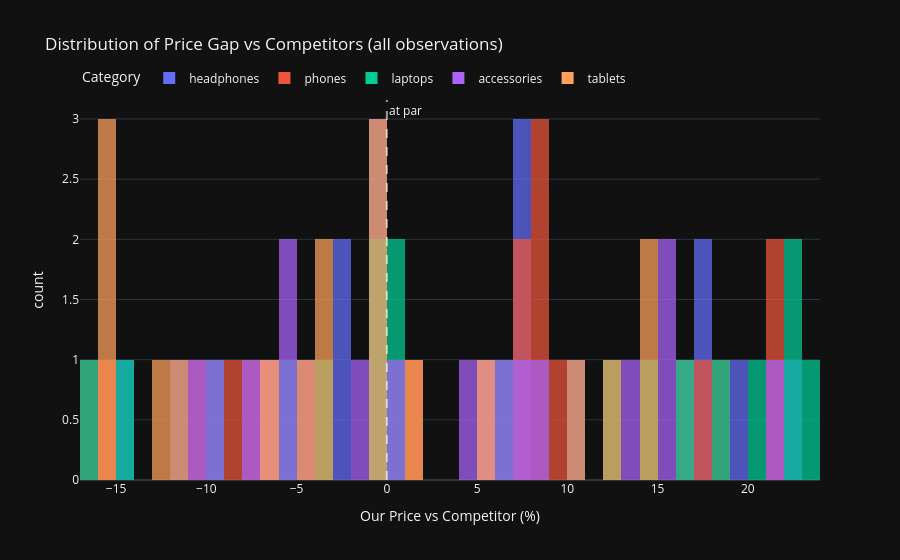
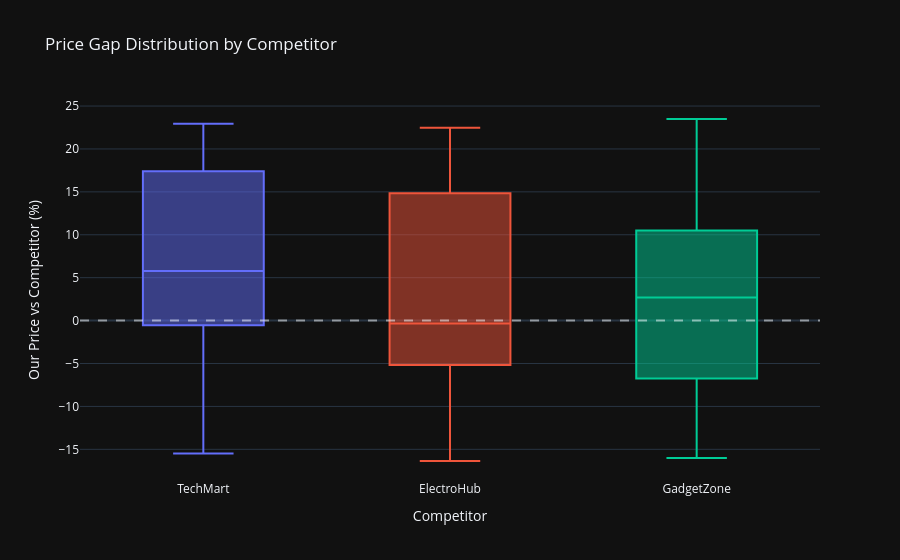

Source (notebook cell) for these figures, in order:
### Markdown cell above
## 3. Price Gap Distribution

Distribution of how far our prices sit from competitor prices, expressed as a percentage
`(our_price − competitor_price) / competitor_price × 100`.

- **Positive** → we are more expensive than that competitor
- **Negative** → we are cheaper than that competitor

### Code cell
price_gaps = qry('''
    SELECT
        p.product_name,
        p.category,
        cp.competitor_name,
        ROUND(
            (cp.our_price - cp.competitor_price)
            / NULLIF(cp.competitor_price, 0) * 100,
            2
        ) AS pct_above_competitor
    FROM ecommerce.competitor_prices cp
    JOIN ecommerce.products p ON cp.product_id = p.product_id
''')

fig = px.histogram(
    price_gaps,
    x='pct_above_competitor',
    color='category',
    nbins=40,
    barmode='overlay',
    opacity=0.72,
    title='Distribution of Price Gap vs Competitors (all observations)',
    labels={
        'pct_above_competitor': 'Our Price vs Competitor (%)',
        'category': 'Category',
    },
    template=DARK,
)
fig.add_vline(x=0, line_dash='dash', line_color='rgba(255,255,255,0.6)',
              annotation_text='at par', annotation_position='top right')
fig.update_layout(legend=dict(orientation='h', yanchor='bottom', y=1.02))
fig.show()

# Box plot per competitor
fig2 = px.box(
    price_gaps,
    x='competitor_name',
    y='pct_above_competitor',
    color='competitor_name',
    title='Price Gap Distribution by Competitor',
    labels={
        'competitor_name': 'Competitor',
        'pct_above_competitor': 'Our Price vs Competitor (%)',
    },
    template=DARK,
)
fig2.add_hline(y=0, line_dash='dash', line_color='rgba(255,255,255,0.5)')
fig2.update_layout(showlegend=False)
fig2.show()

print("Summary statistics (% above competitor):")
display(
    price_gaps.groupby('competitor_name')['pct_above_competitor']
    .describe().round(2)
)

### Figure 1 — Plotly figure (JSON) as saved in the notebook; plotly's stock layout.template omitted (floating-point values rounded to 4 significant figures)
{"data": [{"bingroup": "x", "hovertemplate": "Category=headphones<br>Our Price vs Competitor (%)=%{x}<br>count=%{y}<extra></extra>", "legendgroup": "headphones", "marker": {"color": "#636efa", "opacity": 0.72, "pattern": {"shape": ""}}, "name": "headphones", "nbinsx": 40, "orientation": "v", "showlegend": true, "type": "histogram", "x": [-0.54, -6.59, 5.56, 16.51, -0.23, 17.95, 7.32, -2.45, 19.02, 7.54, -11.87, -14.32, 7, -2.56, 10.6, 17.4, -0.5, 22.46], "xaxis": "x", "yaxis": "y"}, {"bingroup": "x", "hovertemplate": "Category=phones<br>Our Price vs Competitor (%)=%{x}<br>count=%{y}<extra></extra>", "legendgroup": "phones", "marker": {"color": "#EF553B", "opacity": 0.72, "pattern": {"shape": ""}}, "name": "phones", "nbinsx": 40, "orientation": "v", "showlegend": true, "type": "histogram", "x": [8.15, 7.68, 8.7, 7.63, 9.2, 21.62, 16.54, 21.54, 8.86, -7.78, 18.39, -16.36, 17.36, 1.07, -8.91, -15.76, -6.41, -10.62], "xaxis": "x", "yaxis": "y"}, {"bingroup": "x", "hovertemplate": "Category=laptops<br>Our Price vs Competitor (%)=%{x}<br>count=%{y}<extra></extra>", "legendgroup": "laptops", "marker": {"color": "#00cc96", "opacity": 0.72, "pattern": {"shape": ""}}, "name": "laptops", "nbinsx": 40, "orientation": "v", "showlegend": true, "type": "histogram", "x": [6.25, -14.54, 23.49, -3.92, -16.02, 16.96, 0.08, 18.89, 12.87, -0.1, 0.31, -0.18, 22.07, -5.16, -9.86, 22.95, 14.85, 20.36], "xaxis": "x", "yaxis": "y"}, {"bingroup": "x", "hovertemplate": "Category=accessories<br>Our Price vs Competitor (%)=%{x}<br>count=%{y}<extra></extra>", "legendgroup": "accessories", "marker": {"color": "#ab63fa", "opacity": 0.72, "pattern": {"shape": ""}}, "name": "accessories", "nbinsx": 40, "orientation": "v", "showlegend": true, "type": "histogram", "x": [-1.96, -5.86, -4.17, 7.3, 15.88, 0.33, 5.68, -9.67, -5.02, 4.52, -7.12, -6.74, 6.55, 13.36, 21.4, 15.85, -10.64, 8.33], "xaxis": "x", "yaxis": "y"}, {"bingroup": "x", "hovertemplate": "Category=tablets<br>Our Price vs Competitor (%)=%{x}<br>count=%{y}<extra></extra>", "legendgroup": "tablets", "marker": {"color": "#FFA15A", "opacity": 0.72, "pattern": {"shape": ""}}, "name": "tablets", "nbinsx": 40, "orientation": "v", "showlegend": true, "type": "histogram", "x": [-11.42, -15.12, -0.16, -0.47, -15.38, 14.65, 10.49, -3.68, 12.52, -0.91, 5.89, -4.26, -6.69, -12.74, -3.78, 14.55, 1.04, -15.5], "xaxis": "x", "yaxis": "y"}], "layout": {"annotations": [{"showarrow": false, "text": "at par", "x": 0, "xanchor": "left", "xref": "x", "y": 1, "yanchor": "top", "yref": "y domain"}], "barmode": "overlay", "legend": {"orientation": "h", "title": {"text": "Category"}, "tracegroupgap": 0, "y": 1.02, "yanchor": "bottom"}, "shapes": [{"line": {"color": "rgba(255,255,255,0.6)", "dash": "dash"}, "type": "line", "x0": 0, "x1": 0, "xref": "x", "y0": 0, "y1": 1, "yref": "y domain"}], "title": {"text": "Distribution of Price Gap vs Competitors (all observations)"}, "xaxis": {"anchor": "y", "domain": [0, 1], "title": {"text": "Our Price vs Competitor (%)"}}, "yaxis": {"anchor": "x", "domain": [0, 1], "title": {"text": "count"}}}}

### Figure 2 — Plotly figure (JSON) as saved in the notebook; plotly's stock layout.template omitted (floating-point values rounded to 4 significant figures)
{"data": [{"alignmentgroup": "True", "hovertemplate": "Competitor=%{x}<br>Our Price vs Competitor (%)=%{y}<extra></extra>", "legendgroup": "TechMart", "marker": {"color": "#636efa"}, "name": "TechMart", "notched": false, "offsetgroup": "TechMart", "orientation": "v", "showlegend": true, "type": "box", "x": ["TechMart", "TechMart", "TechMart", "TechMart", "TechMart", "TechMart", "TechMart", "TechMart", "TechMart", "TechMart", "TechMart", "TechMart", "TechMart", "TechMart", "TechMart", "TechMart", "TechMart", "TechMart", "TechMart", "TechMart", "TechMart", "TechMart", "TechMart", "TechMart", "TechMart", "TechMart", "TechMart", "TechMart", "TechMart", "TechMart"], "x0": " ", "xaxis": "x", "y": [-0.54, 8.7, -15.12, -0.16, 0.33, 14.65, 5.68, 21.54, 18.39, 16.96, 17.36, 18.89, 17.95, 1.07, 4.52, -0.1, -7.12, 5.89, 7.54, -11.87, 22.07, -14.32, -10.62, -10.64, 17.4, 22.95, 1.04, 8.33, -15.5, 20.36], "y0": " ", "yaxis": "y"}, {"alignmentgroup": "True", "hovertemplate": "Competitor=%{x}<br>Our Price vs Competitor (%)=%{y}<extra></extra>", "legendgroup": "ElectroHub", "marker": {"color": "#EF553B"}, "name": "ElectroHub", "notched": false, "offsetgroup": "ElectroHub", "orientation": "v", "showlegend": true, "type": "box", "x": ["ElectroHub", "ElectroHub", "ElectroHub", "ElectroHub", "ElectroHub", "ElectroHub", "ElectroHub", "ElectroHub", "ElectroHub", "ElectroHub", "ElectroHub", "ElectroHub", "ElectroHub", "ElectroHub", "ElectroHub", "ElectroHub", "ElectroHub", "ElectroHub", "ElectroHub", "ElectroHub", "ElectroHub", "ElectroHub", "ElectroHub", "ElectroHub", "ElectroHub", "ElectroHub", "ElectroHub", "ElectroHub", "ElectroHub", "ElectroHub"], "x0": " ", "xaxis": "x", "y": [8.15, 6.25, -6.59, -1.96, -5.86, -11.42, 7.63, -0.47, 7.3, 15.88, 21.62, 16.51, -0.23, -16.36, -3.92, 0.08, -3.68, -0.91, 0.31, -8.91, 19.02, -6.41, 21.4, -12.74, -5.16, 15.85, -3.78, -0.5, 22.46, 14.85], "y0": " ", "yaxis": "y"}, {"alignmentgroup": "True", "hovertemplate": "Competitor=%{x}<br>Our Price vs Competitor (%)=%{y}<extra></extra>", "legendgroup": "GadgetZone", "marker": {"color": "#00cc96"}, "name": "GadgetZone", "notched": false, "offsetgroup": "GadgetZone", "orientation": "v", "showlegend": true, "type": "box", "x": ["GadgetZone", "GadgetZone", "GadgetZone", "GadgetZone", "GadgetZone", "GadgetZone", "GadgetZone", "GadgetZone", "GadgetZone", "GadgetZone", "GadgetZone", "GadgetZone", "GadgetZone", "GadgetZone", "GadgetZone", "GadgetZone", "GadgetZone", "GadgetZone", "GadgetZone", "GadgetZone", "GadgetZone", "GadgetZone", "GadgetZone", "GadgetZone", "GadgetZone", "GadgetZone", "GadgetZone", "GadgetZone", "GadgetZone", "GadgetZone"], "x0": " ", "xaxis": "x", "y": [7.68, -4.17, -14.54, 9.2, -15.38, 23.49, 5.56, 16.54, -9.67, 8.86, -7.78, -16.02, -5.02, 10.49, 12.87, 7.32, 12.52, -2.45, -6.74, 6.55, -0.18, -15.76, 13.36, 7, -4.26, -6.69, -2.56, 10.6, -9.86, 14.55], "y0": " ", "yaxis": "y"}], "layout": {"boxmode": "overlay", "legend": {"title": {"text": "Competitor"}, "tracegroupgap": 0}, "shapes": [{"line": {"color": "rgba(255,255,255,0.5)", "dash": "dash"}, "type": "line", "x0": 0, "x1": 1, "xref": "x domain", "y0": 0, "y1": 0, "yref": "y"}], "showlegend": false, "title": {"text": "Price Gap Distribution by Competitor"}, "xaxis": {"anchor": "y", "categoryarray": ["TechMart", "ElectroHub", "GadgetZone"], "categoryorder": "array", "domain": [0, 1], "title": {"text": "Competitor"}}, "yaxis": {"anchor": "x", "domain": [0, 1], "title": {"text": "Our Price vs Competitor (%)"}}}}
